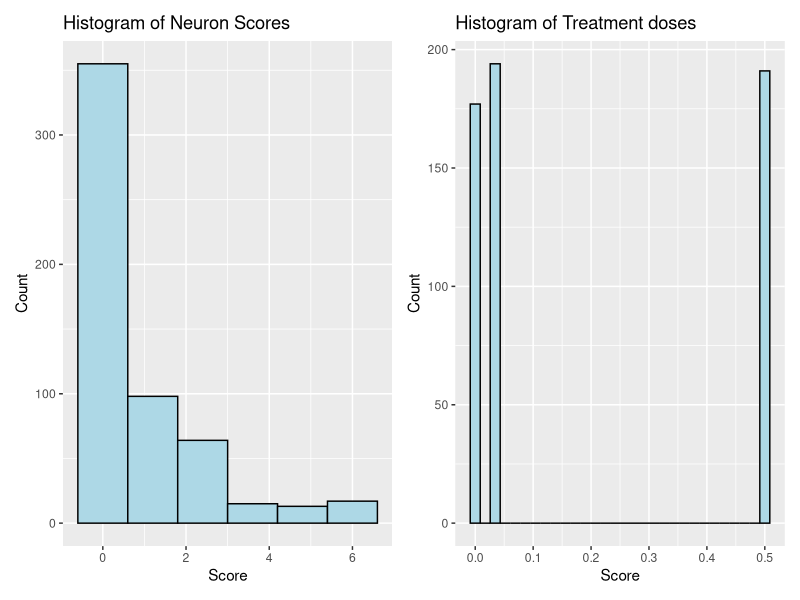

The R source for this figure: (Note: this script raises an error after producing the figure.)
## ---- chunk 1
knitr::opts_chunk$set(warning = FALSE, message = FALSE, echo = FALSE) 
## ---- chunk 2
library(ggplot2)
library(tidyverse)
library(patchwork)
library(kableExtra)
## ---- chunk 3
Neurodegeneration_perneuron_scores<-read.csv("Neurodegeneration_perneuron_scores.csv")
Neurodegeneration_scores<-read.csv("Neurodegeneration_scores.csv")

Neurodegeneration_scores[-1]%>%head()%>%kable()
p1<-ggplot(Neurodegeneration_scores, aes(x = NeuronScore)) +
  geom_histogram(fill = "lightblue", color = "black", bins = 6) +
  labs(title = "Histogram of Neuron Scores", x = "Score", y = "Count")
p2<-ggplot(Neurodegeneration_scores, aes(x = Treatment)) +
  geom_histogram(fill = "lightblue", color = "black") +
  labs(title = "Histogram of Treatment doses", x = "Score", y = "Count")
p1+p2
## ---- chunk 4
knitr::include_graphics("histogram.jpeg")
## ---- chunk 5
knitr::include_graphics("correlated.jpeg")
## ---- chunk 6
knitr::include_graphics("type_ii.png")
